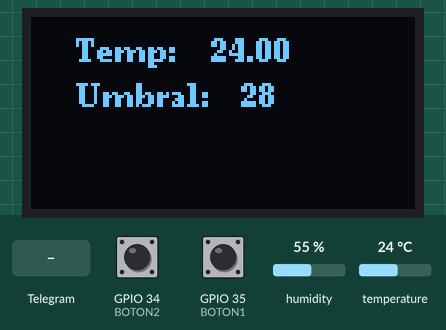
The sketch below on a simulated ESP32. On the bench: 128×64 one-colour display. The test bench sets the inputs (shaded band); at power-on: GPIO 35 (BOTON1) LOW, GPIO 34 (BOTON2) LOW, humidity 55 %, temperature 24 °C. WiFi joins after 1.5 s; servers stay silent unless stated; what the sketch prints to the serial monitor is not drawn.

Above: at 2.2 s.
2.3 s: GPIO 35 (BOTON1) pulled HIGH for 0.15 s
Timing chart, 0 to 2.5 s (numbered marks = the images above; inputs shaded):
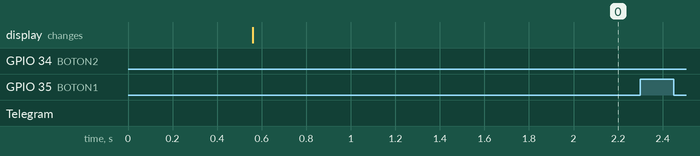

The sketch:

CODIGO_TP3.ino
```cpp
// SAGGIORATO & VESSVESSIAN & JUDCOVSKI
// GRUPO 6
#include <UniversalTelegramBot.h>

#include <ArduinoJson.h>
#include <WiFiClientSecure.h>
#include <WiFi.h>
#include <Wire.h>

TaskHandle_t Task1;
TaskHandle_t Task2;
#include <U8g2lib.h>
#include <U8x8lib.h>

#include <DHT.h>
#include <DHT_U.h>

#include <Adafruit_Sensor.h>
WiFiServer server(80);
U8G2_SH1106_128X64_NONAME_F_HW_I2C u8g2(U8G2_R0, /* reset=*/U8X8_PIN_NONE);
void Maquina_De_Estados(int EstadoBoton1, int EstadoBoton2, float TemperaturaActual);

#define DHTPIN 23
#define DHTTYPE DHT11

#define P1 2000
#define P2 2001
#define ESPERA1 2002
#define ESPERA2 2003
#define ESPERA3 2004
#define ESPERA4 2005
#define PASAJE1 2006
#define PASAJE2 2007
#define SUMA 2008
#define RESTA 2009

#define BOTON1 35
#define BOTON2 34

#define BOT_TOKEN "8088984847:AAFRTduncYhlQxacA6Kju-6CJfyp3j0XZiE"
#define CHAT_ID "7305304041"

int tiempo = 0;
int tiempoactual;
bool Mensaje = true;
float t;

const char *ssid = "ORT-IoT";
const char *password = "NuevaIOT$25";
const char *ntpServer = "pool.ntp.org";

int vumbral;
int estado;
int umbral = 28;
int boton1;
int boton2;
DHT dht(DHTPIN, DHTTYPE);

const unsigned long BOT_MTBS = 1000;  // mean time between scan messages

WiFiClientSecure secured_client;
UniversalTelegramBot bot(BOT_TOKEN, secured_client);
unsigned long bot_lasttime;  // last time messages' scan has been done
bool Start = false;
void handleNewMessages(int numNewMessages) {
  //t = dht.readTemperature(); //LEO LA TEMPERATURA
  Serial.println("handleNewMessages");
  Serial.println(String(numNewMessages));
  for (int i = 0; i < numNewMessages; i++) {
    String chat_id = bot.messages[i].chat_id;
    String text = bot.messages[i].text;
    Serial.println(text);
    String from_name = bot.messages[i].from_name;
    if (from_name == "")
      from_name = "Guest";

    if (text == "/start") {
      String welcome = "Welcome to Universal Arduino Telegram Bot library, " + from_name + ".\n";
      welcome += "This is Chat Action Bot example.\n\n";
      welcome += "/t : para ver la temperatura actual\n";
      bot.sendMessage(chat_id, welcome);
    }
    if (text == "/t") {
      char st[20]; //caratacteres que tiene st
      sprintf(st, "Temperatura: %.2f", t); //paso a t(float) a una variable string de 20 caracteres,
      bot.sendMessage(chat_id, st); // envio el mensaje
    }
  }
}
void setup() {
  Serial.begin(115200);
  secured_client.setCACert(TELEGRAM_CERTIFICATE_ROOT);
  pinMode(BOTON1, INPUT);
  pinMode(BOTON2, INPUT);
  u8g2.begin();
  dht.begin();
  estado = P1;
  WiFi.softAP(ssid, password);
  IPAddress IP = WiFi.softAPIP();
  WiFi.begin(ssid, password);
  xTaskCreatePinnedToCore(
    Task1code, /* Task function. */
    "Task1",   /* name of task. */
    10000,     /* Stack size of task */
    NULL,      /* parameter of the task */
    1,         /* priority of the task */
    &Task1,    /* Task handle to keep track of created task */
    0);        /* pin task to core 0 */
  delay(500);

  xTaskCreatePinnedToCore(
    Task2code, /* Task function. */
    "Task2",   /* name of task. */
    10000,     /* Stack size of task */
    NULL,      /* parameter of the task */
    1,         /* priority of the task */
    &Task2,    /* Task handle to keep track of created task */
    1);        /* pin task to core 1 */
  delay(500);
}

//LOOP PARA TELEGRAM
void Task1code(void *pvParameters) {
  Serial.print("Task1 running on core ");
  Serial.println(xPortGetCoreID());
  for (;;) {
    t = dht.readTemperature(); // guardo en t el valor de la temperatura
      if (t > umbral && Mensaje == true) { //Si la temperatura es mayor a umbral y el todavia no se habia enviado un mensaje sobre el cambio de temperatura...
        char st[70]; //le asigno 70 caracteres a st
        sprintf(st, "Se superó el valor umbral y la temperatura actual es %.2f °C", t);
        bot.sendMessage(CHAT_ID, st);
        Mensaje = false; //Paso el mensaje a false, esto significa que ya se mando un mensaje
      }
      if (millis() - bot_lasttime > BOT_MTBS) {
        int numNewMessages = bot.getUpdates(bot.last_message_received + 1); //se guarda la cantidad de mensajes recibidos.
        if (numNewMessages > 0) { //si se recibio un mensaje por telegram...
          handleNewMessages(numNewMessages); //se llama a la funcion
          bot_lasttime = millis();
        }
      }
      if (umbral > t){
        Mensaje = true; //si la temperatura vuelve a ser menor que el umbral, se rehabilita Mensaje para enviar un mensaje cuando se supere el valor umbral.
      }
  }
}

//LOOP PARA MAQUINA DE ESTADOS
void Task2code(void *pvParameters) {
  Serial.print("Task2 running on core ");
  Serial.println(xPortGetCoreID());
  for (;;) {
    t = dht.readTemperature();
    boton1 = digitalRead(BOTON1);
    boton2 = digitalRead(BOTON2);
    Maquina_De_Estados(boton1, boton2, t);
  }
}

void loop() {
}

void Maquina_De_Estados(int EstadoBoton1, int EstadoBoton2, float TemperaturaActual) {
  char stringt[10];
  char stringu[10];
  tiempoactual = millis(); //se comienza a contar el tiempo
  switch (estado) {
    case P1:
      sprintf(stringt, "%.2f", TemperaturaActual);
      sprintf(stringu, "%d", umbral);
      u8g2.clearBuffer(); //se reinicia la pantalla
      u8g2.setFont(u8g2_font_ncenB08_tr);
      u8g2.drawStr(15, 15, "Temp:");
      u8g2.drawStr(60, 15, stringt);
      u8g2.drawStr(15, 30, "Umbral:");
      u8g2.drawStr(70, 30, stringu);
      u8g2.sendBuffer(); //se "dibuja" sobre la pantalla
      if (TemperaturaActual >= umbral) { //Si la temperatura es mayor a umbral se prende el LED
        digitalWrite(25, HIGH);
      }
      else {
       digitalWrite(25, LOW);
      }
      if (EstadoBoton1 == LOW) {
        estado = ESPERA1;
      }
      break;
    case ESPERA1:
      Serial.println("ESPERA1");
      if (EstadoBoton1 == HIGH) {
        tiempo = tiempoactual; //guardo el tiempo actual en tiempo antes de hacer el cambio para que cuadno este en el siguiente estado se empiece a contar desde "0" (en teoria)
        estado = PASAJE1;
      }
      break;
    case PASAJE1:
      Serial.println(tiempoactual - tiempo);
      Serial.println("PASAJE1");
      if (EstadoBoton2 == LOW) {
        tiempo = tiempoactual;
        estado = ESPERA2;
      }
      if (tiempoactual - tiempo >= 5000) { //Si pasan 5 segundos y no se presiono el siguiente boton, se vuelve a la pantalla 1
        if (EstadoBoton1 == HIGH) {
          tiempo = tiempoactual;
          estado = P1;
        }
      }
      break;
    case ESPERA2:
      Serial.println("ESPERA2");
      if (EstadoBoton2 == HIGH) {
        tiempo = tiempoactual;
        estado = PASAJE2;
      }
      break;
    case PASAJE2:
      Serial.println(tiempoactual - tiempo);
      Serial.println("PASAJE2");
      if (EstadoBoton1 == LOW) {
        tiempo = tiempoactual;
        estado = ESPERA3;
      }
      if (tiempoactual - tiempo >= 5000) {
        if (EstadoBoton2 == HIGH) {
          tiempo = tiempoactual;
          estado = P1;
        }
      }
      break;
    case ESPERA3:
      Serial.println("ESPERA3");
      if (EstadoBoton1 == HIGH) {
        estado = P2;
      }
      break;
    case ESPERA4:
      if (EstadoBoton1 == HIGH && EstadoBoton2 == HIGH) {
        estado = P1;
      }
      break;
    case P2:
      Serial.println(umbral);
      sprintf(stringu, "%d", umbral);
      u8g2.clearBuffer();
      u8g2.drawStr(15, 15, "Umbral:");
      u8g2.drawStr(60, 15, stringu);
      u8g2.sendBuffer();
      if (EstadoBoton1 == LOW && EstadoBoton2 == HIGH) {
        estado = SUMA;
      }
      if (EstadoBoton2 == LOW && EstadoBoton1 == HIGH) {
        estado = RESTA;
      }
      if (EstadoBoton1 == LOW && EstadoBoton2 == LOW) {
        estado = ESPERA4;
      }
      break;
    case SUMA:
      if (EstadoBoton1 == HIGH) {
        umbral = umbral + 1;
        estado = P2;
      }
      if (EstadoBoton1 == LOW && EstadoBoton2 == LOW) {
        estado = ESPERA4;
      }
      break;
    case RESTA:
      if (EstadoBoton2 == HIGH) {
        umbral = umbral - 1;
        estado = P2;
      }
      if (EstadoBoton1 == LOW && EstadoBoton2 == LOW) {
        estado = ESPERA4;
      }
      break;
  }
}
```
